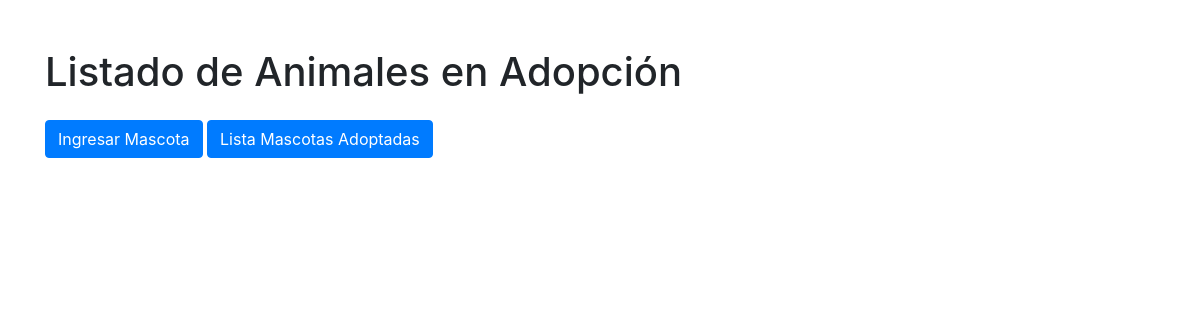
The app's page /listado_mascotas/, older data.
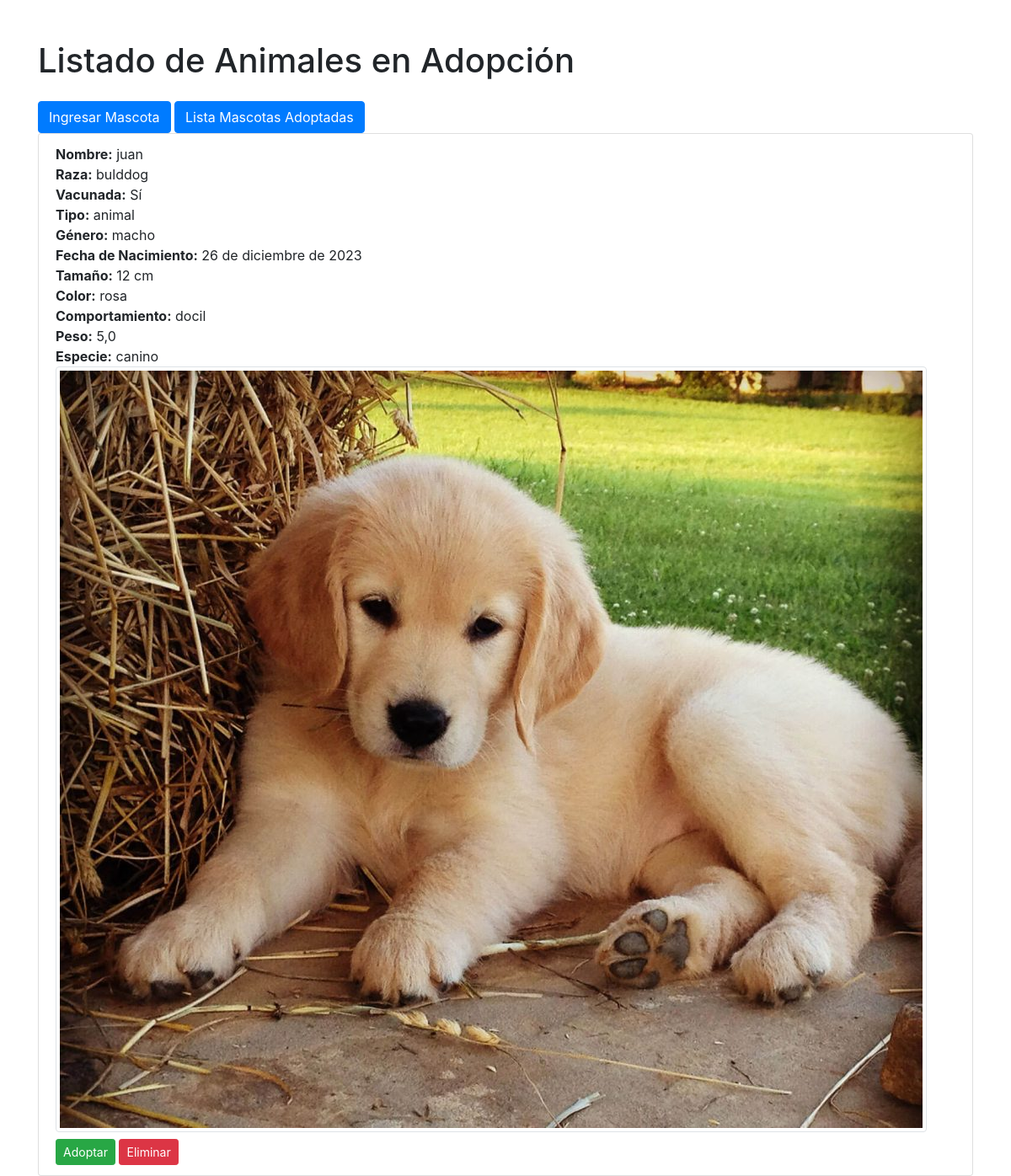
The same page, newer data.
### mascotas/models.py (models this page shows, shortened)
class Mascota(models.Model):
    id_mascotas = models.AutoField(primary_key=True)
    rut_usuario = models.ForeignKey('mascotas.Usuario', related_name='mascotas', on_delete=models.CASCADE)
    nombre_m = models.CharField(max_length=100)
    raza_m = models.CharField(max_length=100)
    vacuna_m = models.BooleanField(default=False)
    tipo_m = models.CharField(max_length=100)
    genero_m = models.CharField(max_length=10)
    fecha_nac_m = models.DateField()
    tamaño_m = models.CharField(max_length=20)
    color_m = models.CharField(max_length=50)
    comportamiento_m = models.TextField()
    peso_m = models.FloatField()
    especie_m = models.CharField(max_length=50)
    imagen = models.ImageField(upload_to='uploads', blank=True, null=True)
    class Meta:
        app_label = 'mascotas'

### mascotas/views.py (the view)
# urls.py: path('listado_mascotas/', views.listado_mascotas, name='listado_mascotas'),
def listado_mascotas(request):
    mascotas = Mascota.objects.all()
    return render(request, 'mascotas/listado_mascotas.html', {'mascotas': mascotas})

### mascotas/templates/mascotas/listado_mascotas.html (shortened to what this page needs)
<!DOCTYPE html>
<html lang="es">
<head>
    <link rel="stylesheet" href="https://stackpath.bootstrapcdn.com/bootstrap/4.5.2/css/bootstrap.min.css">
</head>
<body class="container mt-5">
    <h1>Listado de Animales en Adopción</h1>
    <a href="{% url 'ingresar_mascota' %}" class="btn btn-primary mt-3">Ingresar Mascota</a>
    <a href="{% url 'adoptar_mascota_lista' %}" class="btn btn-primary mt-3">Lista Mascotas Adoptadas</a>
    <ul class="list-group">
        {% for mascota in mascotas %}
            <li class="list-group-item">
                <strong>Nombre:</strong> {{ mascota.nombre_m }}<br>
                <strong>Raza:</strong> {{ mascota.raza_m }}<br>
                <strong>Vacunada:</strong> {% if mascota.vacuna_m %}Sí{% else %}No{% endif %}<br>
                <strong>Tipo:</strong> {{ mascota.tipo_m }}<br>
                <strong>Género:</strong> {{ mascota.genero_m }}<br>
                <strong>Fecha de Nacimiento:</strong> {{ mascota.fecha_nac_m }}<br>
                <strong>Tamaño:</strong> {{ mascota.tamaño_m }}<br>
                <strong>Color:</strong> {{ mascota.color_m }}<br>
                <strong>Comportamiento:</strong> {{ mascota.comportamiento_m }}<br>
                <strong>Peso:</strong> {{ mascota.peso_m }}<br>
                <strong>Especie:</strong> {{ mascota.especie_m }}<br>
                {% if mascota.imagen %}
                <img src="{{ mascota.imagen.url }}" alt="Imagen de {{ mascota.nombre_m }}" class="img-thumbnail">
                {% endif %}
                <a href="{% url 'adoptar_mascota' mascota.id_mascotas %}" class="btn btn-success btn-sm mt-2">Adoptar</a>
                <form method="post" action="{% url 'eliminar_mascota' mascota.id_mascotas %}" style="display:inline;">
                    <button type="submit" class="btn btn-danger btn-sm mt-2">Eliminar</button>
                </form>
            </li>
        {% endfor %}
    </ul>
</body>
</html>

Row changes from the older to the newer data that the page shows:
added Mascota: nombre_m "juan", raza_m "bulddog", vacuna_m "Sí", tipo_m "animal", genero_m "macho", fecha_nac_m "26 de diciembre de 2023", tamaño_m "12 cm", color_m "rosa", comportamiento_m "docil", peso_m "5,0", especie_m "canino", imagen (picture)
